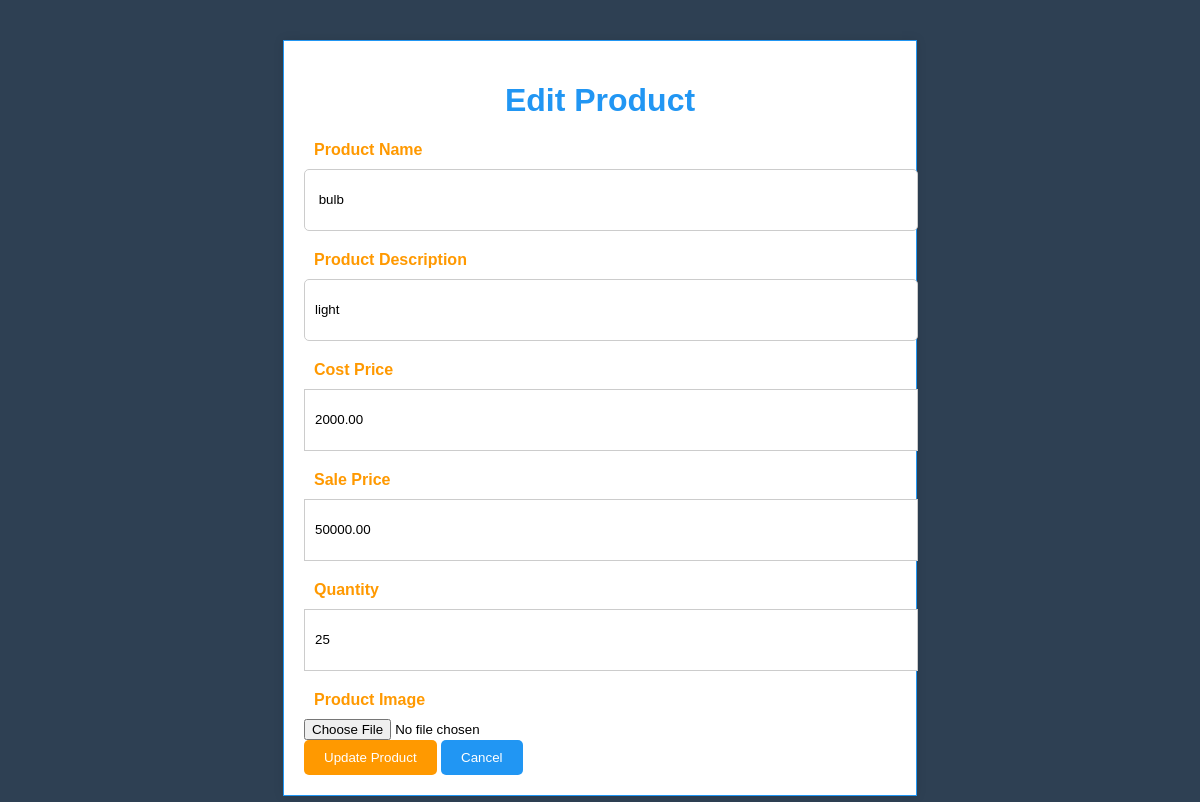
Screenshot of /edit_product/3 (signed in) with the database file from the repository.
### app.py (models this page shows)
class Product(db.Model):
    id = db.Column(db.Integer, primary_key=True)
    name = db.Column(db.String(100), nullable=False)
    description = db.Column(db.String(200), nullable=False)
    cost_price = db.Column(db.Float, nullable=False)
    sale_price = db.Column(db.Float, nullable=False)
    quantity = db.Column(db.Integer, nullable=False)
    image = db.Column(db.String(100), nullable=False)

### app.py (the view, shortened to what this page needs)
@app.route('/edit_product/<int:id>', methods=['GET', 'POST'])
def edit_product(id):
    product = Product.query.get_or_404(id)
    form = EditProductForm(obj=product)
    return render_template('edit_product.html', form=form, product=product)

### app.py
class EditProductForm(FlaskForm):
    name = StringField('Product Name', validators=[DataRequired()])
    description = StringField('Product Description', validators=[DataRequired()])
    cost_price = DecimalField('Cost Price', validators=[DataRequired()])
    sale_price = DecimalField('Sale Price', validators=[DataRequired()])
    quantity = IntegerField('Quantity', validators=[DataRequired()])
    image = FileField('Product Image', validators=[FileAllowed(['jpg', 'png'])])
    submit = SubmitField('Update Product')

### app.py (called while the page is built)
@login_manager.user_loader
def load_user(user_id):
    return User.query.get(int(user_id))

@app.context_processor
def inject_now():
    return {'now': datetime.now()}

### templates/edit_product.html (shortened to what this page needs)
<!DOCTYPE html>
<html lang="en">
<head>
</head>
<body>
{% extends 'base.html' %}
    {% block content %}
    <div class="edit-product-form-container">
        <h1 style="color: #2196F3;">Edit Product</h1>
        <form action="" method="post" enctype="multipart/form-data">
            {{ form.name.label }}
            {{ form.name() }}
            <br>
            {{ form.description.label }}
            {{ form.description() }}
            <br>
            {{ form.cost_price.label }}
            {{ form.cost_price() }}
            <br>
            {{ form.sale_price.label }}
            {{ form.sale_price() }}
            <br>
            {{ form.quantity.label }}
            {{ form.quantity() }}
            <br>
            {{ form.image.label }}
            {{ form.image() }}
            <br>
            {{ form.submit() }}
            <button class="cancel-button" type="submit" name="cancel" value="true">Cancel</button>
        </form>
    </div>
    {% endblock %}

### static/style.css (style rules this page uses)
body { background-color: #2E4053; font-family: Arial, sans-serif; }
label { color: #2E4053; font-weight: bold; margin-bottom: 5px; display: block; }
input[type="text"], input[type="password"] { height: 40px; margin-bottom: 20px; padding: 10px; border: 1px solid #FF9900; border-radius: 5px; }
input[type="submit"] { background-color: #FF9900; color: #FFFFFF; padding: 10px 20px; border: none; border-radius: 5px; cursor: pointer; }
label { color: #2E4053; font-weight: bold; margin-bottom: 5px; display: block; text-align: left; padding-left: 10px; }
h1 { color: #03055B; text-align: center; }
.edit-product-form-container { width: 50%; margin: 40px auto; padding: 20px; background-color: #FFFFFF; border: 1px solid #2196F3; box-shadow: 0 0 10px rgba(0, 0, 0, 0.1); }
.edit-product-form-container label { display: block; margin-bottom: 10px; color: #FF9900; }
.edit-product-form-container input[type="text"], .edit-product-form-container input[type="number"], .edit-product-form-container select { width: 100%; height: 40px; margin-bottom: 20px; padding: 10px; border: 1px solid #CCCCCC; }
.edit-product-form-container input[type="submit"] { background-color: #FF9900; color: #FFFFFF; padding: 10px 20px; border: none; border-radius: 5px; cursor: pointer; }
.edit-product-form-container .cancel-button { background-color: #2196F3; color: #FFFFFF; padding: 10px 20px; border: none; border-radius: 5px; cursor: pointer; }

### rows the page displays
Product: name "bulb", description "light", cost_price "2000.00", sale_price "50000.00", quantity "25"
